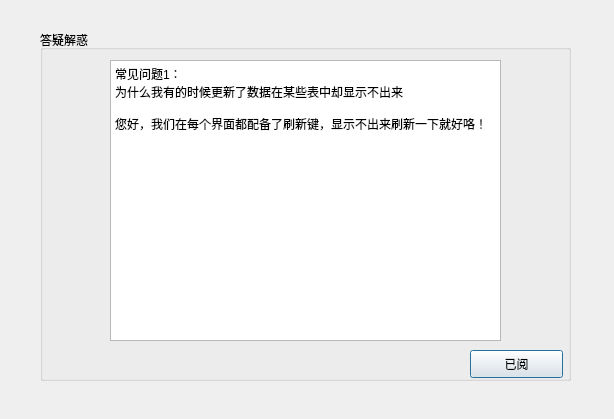
<?xml version="1.0" encoding="UTF-8"?>
<ui version="4.0">
 <class>helperDialog</class>
 <widget class="QDialog" name="helperDialog">
  <property name="geometry">
   <rect>
    <x>0</x>
    <y>0</y>
    <width>614</width>
    <height>419</height>
   </rect>
  </property>
  <property name="windowTitle">
   <string>Dialog</string>
  </property>
  <widget class="QGroupBox" name="groupBox">
   <property name="geometry">
    <rect>
     <x>40</x>
     <y>30</y>
     <width>531</width>
     <height>351</height>
    </rect>
   </property>
   <property name="title">
    <string>答疑解惑</string>
   </property>
   <widget class="QPushButton" name="pushButton">
    <property name="geometry">
     <rect>
      <x>430</x>
      <y>320</y>
      <width>93</width>
      <height>28</height>
     </rect>
    </property>
    <property name="text">
     <string>已阅</string>
    </property>
   </widget>
   <widget class="QTextBrowser" name="textBrowser">
    <property name="geometry">
     <rect>
      <x>70</x>
      <y>30</y>
      <width>391</width>
      <height>281</height>
     </rect>
    </property>
    <property name="html">
     <string>&lt;!DOCTYPE HTML PUBLIC &quot;-//W3C//DTD HTML 4.0//EN&quot; &quot;http://www.w3.org/TR/REC-html40/strict.dtd&quot;&gt;
&lt;html&gt;&lt;head&gt;&lt;meta name=&quot;qrichtext&quot; content=&quot;1&quot; /&gt;&lt;style type=&quot;text/css&quot;&gt;
p, li { white-space: pre-wrap; }
&lt;/style&gt;&lt;/head&gt;&lt;body style=&quot; font-family:'SimSun'; font-size:9pt; font-weight:400; font-style:normal;&quot;&gt;
&lt;p style=&quot; margin-top:0px; margin-bottom:0px; margin-left:0px; margin-right:0px; -qt-block-indent:0; text-indent:0px;&quot;&gt;常见问题1：&lt;/p&gt;
&lt;p style=&quot; margin-top:0px; margin-bottom:0px; margin-left:0px; margin-right:0px; -qt-block-indent:0; text-indent:0px;&quot;&gt;为什么我有的时候更新了数据在某些表中却显示不出来&lt;/p&gt;
&lt;p style=&quot;-qt-paragraph-type:empty; margin-top:0px; margin-bottom:0px; margin-left:0px; margin-right:0px; -qt-block-indent:0; text-indent:0px;&quot;&gt;&lt;br /&gt;&lt;/p&gt;
&lt;p style=&quot; margin-top:0px; margin-bottom:0px; margin-left:0px; margin-right:0px; -qt-block-indent:0; text-indent:0px;&quot;&gt;您好，我们在每个界面都配备了刷新键，显示不出来刷新一下就好咯！&lt;/p&gt;&lt;/body&gt;&lt;/html&gt;</string>
    </property>
   </widget>
  </widget>
 </widget>
 <resources/>
 <connections/>
</ui>
